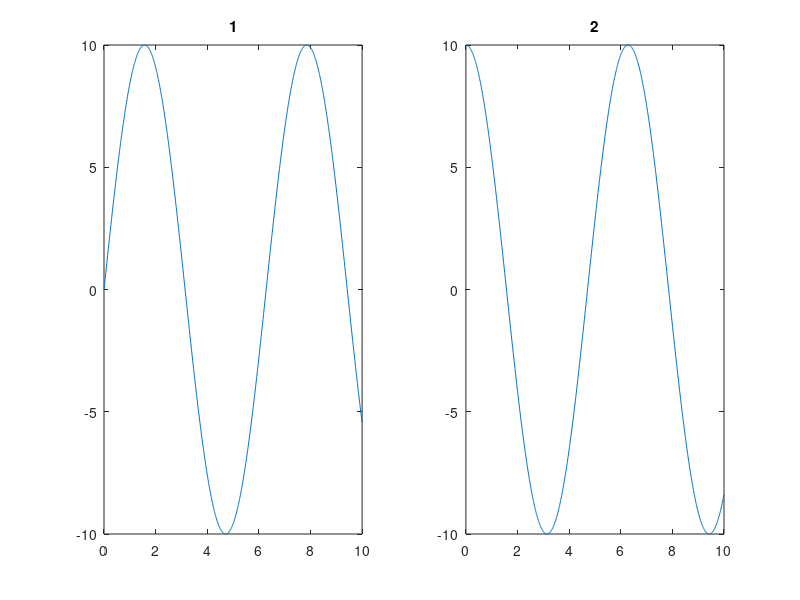

MATLAB code to generate this figure:
clc;
clear all;
% 
% x=[10:15]; %x data
% y1=[15,14,7,20,15,5]; %y1 data
% y2=[20,0,19,15,18,19];%y2 data
% 
% subplot(2,1,1);
% plot(x,y1)
% title('xy plot');
% xlabel('xlabel');
% ylabel('ylabel');
% 
% %hold on
% subplot(2,1,2);
% plot(x,y2);

%x=-10:0.1:10;
% x=linspace(-10,10,500);
% 
% y=sin(x);
% plot(x,y,'g')

a = 10;
t = 0 : 0.01 : 10;
A = a*sin(t);

subplot(121),plot(t,A);
title('1')
B = a*cos(t);
subplot(122),plot(t,B);
title('2')
